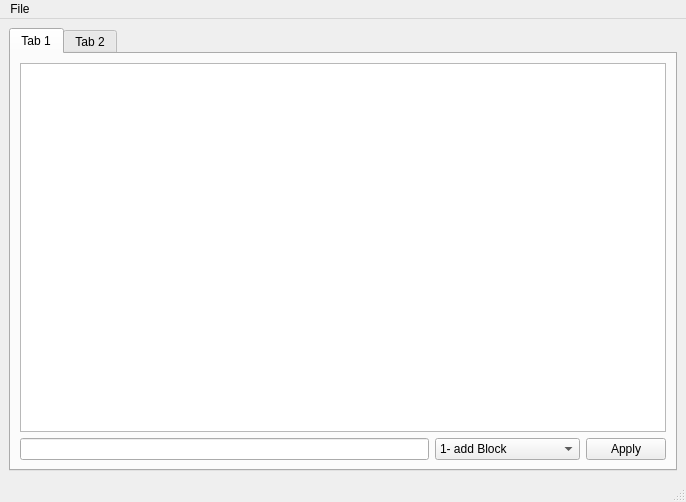
<?xml version="1.0" encoding="UTF-8"?>
<ui version="4.0">
 <class>MainWindow</class>
 <widget class="QMainWindow" name="MainWindow">
  <property name="geometry">
   <rect>
    <x>0</x>
    <y>0</y>
    <width>686</width>
    <height>502</height>
   </rect>
  </property>
  <property name="windowTitle">
   <string>MainWindow</string>
  </property>
  <widget class="QWidget" name="centralwidget">
   <layout class="QHBoxLayout" name="horizontalLayout_2" stretch="1">
    <item>
     <widget class="QTabWidget" name="tabWidget">
      <property name="tabPosition">
       <enum>QTabWidget::North</enum>
      </property>
      <property name="tabShape">
       <enum>QTabWidget::Rounded</enum>
      </property>
      <property name="currentIndex">
       <number>0</number>
      </property>
      <widget class="QWidget" name="tab">
       <attribute name="title">
        <string>Tab 1</string>
       </attribute>
       <layout class="QVBoxLayout" name="verticalLayout">
        <item>
         <widget class="FlowGUI::View" name="view">
          <property name="cursor" stdset="0">
           <cursorShape>ArrowCursor</cursorShape>
          </property>
         </widget>
        </item>
        <item>
         <layout class="QHBoxLayout" name="horizontalLayout">
          <item>
           <widget class="QLineEdit" name="inputText"/>
          </item>
          <item>
           <widget class="QComboBox" name="actions">
            <item>
             <property name="text">
              <string>1- add Block</string>
             </property>
            </item>
            <item>
             <property name="text">
              <string>2- remove Last Block</string>
             </property>
            </item>
            <item>
             <property name="text">
              <string>3- rotate Last Block</string>
             </property>
            </item>
           </widget>
          </item>
          <item>
           <widget class="QPushButton" name="apply">
            <property name="text">
             <string>Apply</string>
            </property>
           </widget>
          </item>
         </layout>
        </item>
       </layout>
      </widget>
      <widget class="QWidget" name="tab_2">
       <attribute name="title">
        <string>Tab 2</string>
       </attribute>
      </widget>
     </widget>
    </item>
   </layout>
  </widget>
  <widget class="QMenuBar" name="menubar">
   <property name="geometry">
    <rect>
     <x>0</x>
     <y>0</y>
     <width>686</width>
     <height>22</height>
    </rect>
   </property>
   <widget class="QMenu" name="menuFile">
    <property name="title">
     <string>File</string>
    </property>
    <addaction name="actionNew"/>
    <addaction name="separator"/>
    <addaction name="actionExit"/>
   </widget>
   <addaction name="menuFile"/>
  </widget>
  <widget class="QStatusBar" name="statusbar"/>
  <action name="actionNew">
   <property name="text">
    <string>New...</string>
   </property>
   <property name="shortcut">
    <string>Ctrl+N</string>
   </property>
  </action>
  <action name="actionExit">
   <property name="icon">
    <iconset resource="Icons.qrc">
     <normaloff>:/Images/IconsPNG/Burnable2.png</normaloff>:/Images/IconsPNG/Burnable2.png</iconset>
   </property>
   <property name="text">
    <string>Exit</string>
   </property>
  </action>
 </widget>
 <customwidgets>
  <customwidget>
   <class>FlowGUI::View</class>
   <extends>QGraphicsView</extends>
   <header location="global">FlowGUI/View.h</header>
  </customwidget>
 </customwidgets>
 <resources>
  <include location="Icons.qrc"/>
 </resources>
 <connections/>
</ui>
